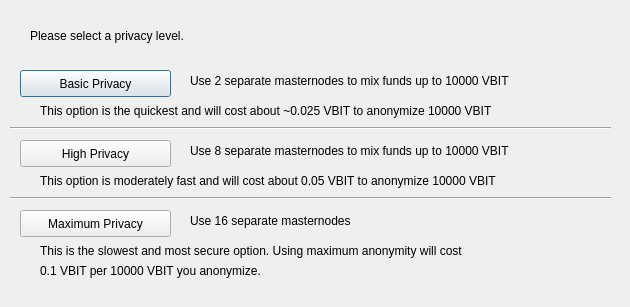
<?xml version="1.0" encoding="UTF-8"?>
<ui version="4.0">
 <class>ObfuscationConfig</class>
 <widget class="QDialog" name="ObfuscationConfig">
  <property name="geometry">
   <rect>
    <x>0</x>
    <y>0</y>
    <width>630</width>
    <height>307</height>
   </rect>
  </property>
  <property name="windowTitle">
   <string>Configure Obfuscation</string>
  </property>
  <widget class="QPushButton" name="buttonBasic">
   <property name="geometry">
    <rect>
     <x>20</x>
     <y>70</y>
     <width>151</width>
     <height>27</height>
    </rect>
   </property>
   <property name="text">
    <string>Basic Privacy</string>
   </property>
  </widget>
  <widget class="QPushButton" name="buttonHigh">
   <property name="geometry">
    <rect>
     <x>20</x>
     <y>140</y>
     <width>151</width>
     <height>27</height>
    </rect>
   </property>
   <property name="text">
    <string>High Privacy</string>
   </property>
  </widget>
  <widget class="QPushButton" name="buttonMax">
   <property name="geometry">
    <rect>
     <x>20</x>
     <y>210</y>
     <width>151</width>
     <height>27</height>
    </rect>
   </property>
   <property name="text">
    <string>Maximum Privacy</string>
   </property>
  </widget>
  <widget class="QLabel" name="label">
   <property name="geometry">
    <rect>
     <x>30</x>
     <y>20</y>
     <width>571</width>
     <height>31</height>
    </rect>
   </property>
   <property name="text">
    <string>Please select a privacy level.</string>
   </property>
  </widget>
  <widget class="QLabel" name="label_2">
   <property name="geometry">
    <rect>
     <x>190</x>
     <y>70</y>
     <width>421</width>
     <height>21</height>
    </rect>
   </property>
   <property name="text">
    <string>Use 2 separate masternodes to mix funds up to 10000 VBIT</string>
   </property>
  </widget>
  <widget class="QLabel" name="label_3">
   <property name="geometry">
    <rect>
     <x>190</x>
     <y>140</y>
     <width>411</width>
     <height>21</height>
    </rect>
   </property>
   <property name="text">
    <string>Use 8 separate masternodes to mix funds up to 10000 VBIT</string>
   </property>
  </widget>
  <widget class="QLabel" name="label_4">
   <property name="geometry">
    <rect>
     <x>190</x>
     <y>210</y>
     <width>421</width>
     <height>21</height>
    </rect>
   </property>
   <property name="text">
    <string>Use 16 separate masternodes</string>
   </property>
  </widget>
  <widget class="QLabel" name="label_6">
   <property name="geometry">
    <rect>
     <x>40</x>
     <y>100</y>
     <width>561</width>
     <height>21</height>
    </rect>
   </property>
   <property name="text">
    <string>This option is the quickest and will cost about ~0.025 VBIT to anonymize 10000 VBIT</string>
   </property>
  </widget>
  <widget class="QLabel" name="label_7">
   <property name="geometry">
    <rect>
     <x>40</x>
     <y>170</y>
     <width>561</width>
     <height>21</height>
    </rect>
   </property>
   <property name="text">
    <string>This option is moderately fast and will cost about 0.05 VBIT to anonymize 10000 VBIT</string>
   </property>
  </widget>
  <widget class="QLabel" name="label_8">
   <property name="geometry">
    <rect>
     <x>40</x>
     <y>240</y>
     <width>561</width>
     <height>21</height>
    </rect>
   </property>
   <property name="text">
    <string>This is the slowest and most secure option. Using maximum anonymity will cost</string>
   </property>
  </widget>
  <widget class="QLabel" name="label_9">
   <property name="geometry">
    <rect>
     <x>40</x>
     <y>260</y>
     <width>561</width>
     <height>21</height>
    </rect>
   </property>
   <property name="text">
    <string>0.1 VBIT per 10000 VBIT you anonymize.</string>
   </property>
  </widget>
  <widget class="Line" name="line">
   <property name="geometry">
    <rect>
     <x>10</x>
     <y>120</y>
     <width>601</width>
     <height>16</height>
    </rect>
   </property>
   <property name="orientation">
    <enum>Qt::Horizontal</enum>
   </property>
  </widget>
  <widget class="Line" name="line_2">
   <property name="geometry">
    <rect>
     <x>10</x>
     <y>190</y>
     <width>601</width>
     <height>16</height>
    </rect>
   </property>
   <property name="orientation">
    <enum>Qt::Horizontal</enum>
   </property>
  </widget>
 </widget>
 <resources/>
 <connections/>
</ui>
